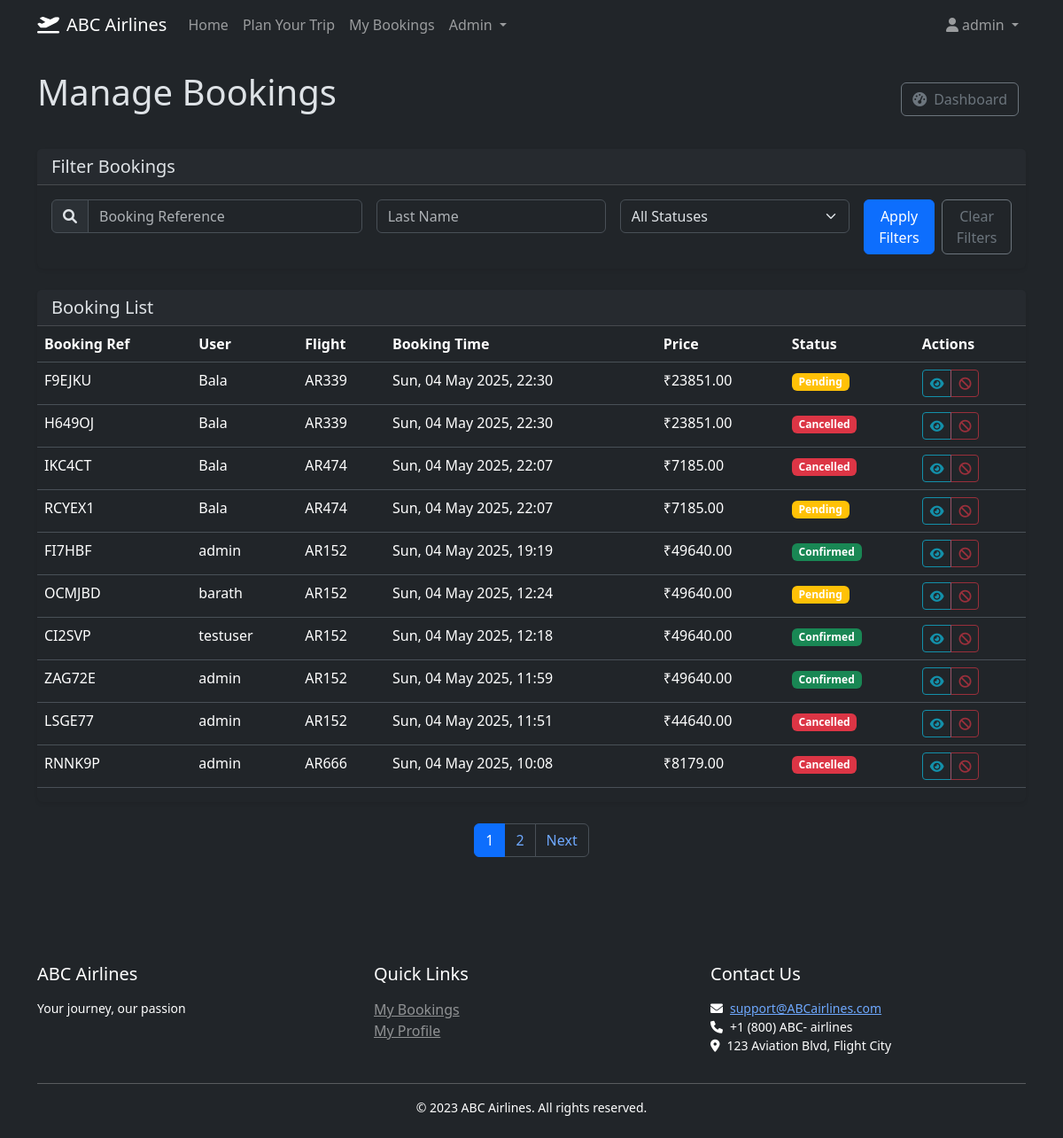
Screenshot of /admin/bookings (signed in) with the database file from the repository.
### models.py (models this page shows, shortened)
class User(UserMixin, db.Model):
    __tablename__ = 'users'
    id = db.Column(db.Integer, primary_key=True)
    username = db.Column(db.String(80), unique=True, nullable=False)
    email = db.Column(db.String(120), unique=True, nullable=False)
    password_hash = db.Column(db.String(128), nullable=False)
    is_admin = db.Column(db.Boolean, default=False)
    frequent_flyer_points = db.Column(db.Integer, default=0)
    created_at = db.Column(db.DateTime, nullable=False, default=datetime.utcnow)  # Add created_at
    bookings = db.relationship('Booking', backref='user', lazy=True)

class Booking(db.Model):
    __tablename__ = 'bookings'
    id = db.Column(db.Integer, primary_key=True)
    user_id = db.Column(db.Integer, db.ForeignKey('users.id'), nullable=False)
    flight_id = db.Column(db.Integer, db.ForeignKey('flights.id'), nullable=False)
    booking_time = db.Column(db.DateTime, nullable=False)
    status = db.Column(db.String(20), nullable=False)
    price_paid = db.Column(db.Float, nullable=False)
    booking_reference = db.Column(db.String(6), unique=True, nullable=False)
    payment_id = db.Column(db.String(100))
    passengers = db.relationship('Passenger', backref='booking', lazy=True)
    seat_numbers = db.relationship('Seat', backref='booking', lazy=True)

class Flight(db.Model):
    __tablename__ = 'flights'
    id = db.Column(db.Integer, primary_key=True)
    flight_number = db.Column(db.String(10), nullable=False)
    origin = db.Column(db.String(3), nullable=False)
    destination = db.Column(db.String(3), nullable=False)
    departure_time = db.Column(db.DateTime, nullable=False)
    arrival_time = db.Column(db.DateTime, nullable=False)
    aircraft_type = db.Column(db.String(50), nullable=False)
    seats_total = db.Column(db.Integer, nullable=False)
    seats_available = db.Column(db.Integer, nullable=False)
    price = db.Column(db.Float, nullable=False)
    status = db.Column(db.String(20), nullable=False)
    bookings = db.relationship('Booking', backref='flight', lazy=True)

### routes.py (the view)
@app.route('/admin/bookings', methods=['GET'])
@login_required
def admin_bookings():
    if not current_user.is_admin:
        flash('Access denied', 'danger')
        return redirect(url_for('index'))
    search = request.args.get('search', '')
    status = request.args.get('status', '')
    page = request.args.get('page', 1, type=int)
    per_page = 10
    form = BookingSearchForm()  # Instantiate the form
    query = Booking.query
    if search:
        query = query.filter(Booking.booking_reference.ilike(f'%{search}%'))
    if status:
        query = query.filter_by(status=status)
    query = query.order_by(Booking.booking_time.desc())
    pagination = query.paginate(page=page, per_page=per_page, error_out=False)
    bookings = pagination.items
    app.logger.debug(f"Retrieved {len(bookings)} bookings (total: {pagination.total})")
    return render_template(
        'admin/bookings.html',
        bookings=bookings,
        pagination=pagination,
        search=search,
        status=status,
        get_user_by_id=get_user_by_id,
        get_flight_by_id=get_flight_by_id,
        format_datetime=format_datetime,
        form=form  # Pass the form
    )

### forms.py
class BookingSearchForm(FlaskForm):
    booking_reference = StringField('Booking Reference', validators=[DataRequired(), Length(min=6, max=6)])
    last_name = StringField('Last Name', validators=[DataRequired()])
    submit = SubmitField('Search')

### app.py (called while the page is built)
@login_manager.user_loader
def load_user(user_id):
    from models import User
    return User.query.get(int(user_id))

### data.py (called while the page is built)
def get_flight_by_id(flight_id):
    return Flight.query.get(flight_id)

def get_user_by_id(user_id):
    return User.query.get(user_id)

### routes.py (called while the page is built)
@app.context_processor
def utility_processor():
    return {
        'format_datetime': format_datetime,
        'format_date': format_date,
        'format_time': format_time,
        'format_price': format_price
    }

### utils.py (called while the page is built)
def format_datetime(dt):
    if not dt:
        return ""
    return dt.strftime("%a, %d %b %Y, %H:%M")

def format_price(price):
    if price is not None:
        return f"\u20B9{price:.2f}"
    return "Not available"

### templates/admin/bookings.html (shortened to what this page needs)
{% extends "base.html" %}
{% block content %}
<div class="mb-4">
    <div class="d-flex justify-content-between align-items-center mb-4">
        <h1>Manage Bookings</h1>
        <div>
            <a href="{{ url_for('admin_dashboard') }}" class="btn btn-outline-secondary me-2">
                <i class="fas fa-tachometer-alt me-2"></i>Dashboard
            </a>
        </div>
    </div>
    <div class="card mb-4">
        <div class="card-header">
            <h5 class="card-title mb-0">Filter Bookings</h5>
        </div>
        <div class="card-body">
            <form action="{{ url_for('admin_bookings') }}" method="get" class="row g-3">
                <div class="col-md-4">
                    <div class="input-group">
                        <span class="input-group-text"><i class="fas fa-search"></i></span>
                        {{ form.booking_reference(class="form-control", placeholder="Booking Reference") }}
                    </div>
                </div>
                <div class="col-md-3">
                    {{ form.last_name(class="form-control", placeholder="Last Name") }}
                </div>
                <div class="col-md-3">
                    <select name="status" class="form-select">
                        <option value="">All Statuses</option>
                    </select>
                </div>
                <div class="col-md-2 d-flex">
                    <button type="submit" class="btn btn-primary me-2">Apply Filters</button>
                    <a href="{{ url_for('admin_bookings') }}" class="btn btn-outline-secondary">Clear Filters</a>
                </div>
            </form>
        </div>
    </div>
    <div class="card">
        <div class="card-header">
            <h5 class="mb-0">Booking List</h5>
        </div>
        <div class="table-responsive">
            <table class="table table-hover">
                <thead>
                    <tr>
                        <th>Booking Ref</th>
                        <th>User</th>
                        <th>Flight</th>
                        <th>Booking Time</th>
                        <th>Price</th>
                        <th>Status</th>
                        <th>Actions</th>
                    </tr>
                </thead>
                <tbody>
                    {% for booking in bookings %}
                    <tr>
                        <td>{{ booking.booking_reference }}</td>
                        <td>
                            {% set user = get_user_by_id(booking.user_id) %}
                            {{ user.username if user else 'Unknown' }}
                        </td>
                        <td>
                            {% set flight = get_flight_by_id(booking.flight_id) %}
                            {{ flight.flight_number if flight else 'Unknown' }}
                        </td>
                        <td>{{ format_datetime(booking.booking_time) }}</td>
                        <td>{{ format_price(booking.price_paid) }}</td>
                        <td>
                            <span class="badge {{ 'bg-success' if booking.status == 'Confirmed' else 'bg-warning' if booking.status == 'Pending' else 'bg-danger' if booking.status == 'Cancelled' else 'bg-secondary' }}">
                                {{ booking.status }}
                            </span>
                        </td>
                        <td>
                            <div class="btn-group btn-group-sm">
                                <button type="button" class="btn btn-outline-info" title="View Details" disabled>
                                    <i class="fas fa-eye"></i>
                                </button>
                                <button type="button" class="btn btn-outline-danger" title="Cancel Booking" disabled>
                                    <i class="fas fa-ban"></i>
                                </button>
                            </div>
                        </td>
                    </tr>
                    {% endfor %}
                </tbody>
            </table>
        </div>
    </div>
    {% if pagination %}
    <nav aria-label="Page navigation">
        <ul class="pagination justify-content-center mt-4">
            {% for page in pagination.iter_pages() %}
            {% if page %}
            <li class="page-item {% if page == pagination.page %}active{% endif %}">
                <a class="page-link" href="{{ url_for('admin_bookings', page=page, search=search, status=status) }}">{{ page }}</a>
            </li>
            {% else %}
            <li class="page-item disabled"><span class="page-link">...</span></li>
            {% endif %}
            {% endfor %}
            {% if pagination.has_next %}
            <li class="page-item">
                <a class="page-link" href="{{ url_for('admin_bookings', page=pagination.next_num, search=search, status=status) }}">Next</a>
            </li>
            {% endif %}
        </ul>
    </nav>
    {% endif %}
</div>
{% endblock %}

### templates/base.html (shortened to what this page needs)
<!DOCTYPE html>
<html lang="en" data-bs-theme="dark">
<head>
    <link rel="stylesheet" href="https://cdn.jsdelivr.net/npm/bootstrap@5.3.3/dist/css/bootstrap.min.css">
    <link rel="stylesheet" href="https://cdnjs.cloudflare.com/ajax/libs/font-awesome/6.0.0/css/all.min.css">
    <link rel="stylesheet" href="{{ url_for('static', filename='css/custom.css') }}">
</head>
<body>
    <nav class="navbar navbar-expand-lg navbar-dark bg-dark mb-4">
        <div class="container">
            <a class="navbar-brand" href="{{ url_for('index') }}">
                <i class="fas fa-plane-departure me-2"></i>ABC Airlines
            </a>
            <div class="collapse navbar-collapse" id="navbarNav">
                <ul class="navbar-nav me-auto">
                    <li class="nav-item">
                        <a class="nav-link" href="{{ url_for('index') }}">Home</a>
                    </li>
                    <li class="nav-item">
                        <button class="btn btn-link nav-link" data-bs-toggle="modal" data-bs-target="#travelModal">Plan Your Trip</button>
                    </li>
                    {% if current_user.is_authenticated %}
                    <li class="nav-item">
                        <a class="nav-link" href="{{ url_for('my_bookings') }}">My Bookings</a>
                    </li>
                    {% endif %}
                    {% if current_user.is_authenticated and current_user.is_admin %}
                    <li class="nav-item dropdown">
                        <a class="nav-link dropdown-toggle" href="#" id="adminDropdown" role="button" data-bs-toggle="dropdown">
                            Admin
                        </a>
                    </li>
                    {% endif %}
                </ul>
                <ul class="navbar-nav">
                    {% if current_user.is_authenticated %}
                    <li class="nav-item dropdown">
                        <a class="nav-link dropdown-toggle" href="#" id="userDropdown" role="button" data-bs-toggle="dropdown">
                            <i class="fas fa-user me-1"></i>{{ current_user.username }}
                        </a>
                    </li>
                    {% endif %}
                </ul>
            </div>
        </div>
    </nav>
    <main class="container pb-4">
        {% block content %}{% endblock %}
    </main>
    <footer class="bg-dark text-white mt-5 py-4">
        <div class="container">
            <div class="row">
                <div class="col-md-4">
                    <h5>ABC Airlines</h5>
                    <p class="small">Your journey, our passion</p>
                </div>
                <div class="col-md-4">
                    <h5>Quick Links</h5>
                    <ul class="list-unstyled">
                        {% if current_user.is_authenticated %}
                        <li><a href="{{ url_for('my_bookings') }}" class="text-white-50">My Bookings</a></li>
                        <li><a href="{{ url_for('profile') }}" class="text-white-50">My Profile</a></li>
                        {% else %}
                        <li><a href="{{ url_for('login') }}" class="text-white-50">Login</a></li>
                        <li><a href="{{ url_for('register') }}" class="text-white-50">Register</a></li>
                        {% endif %}
                    </ul>
                </div>
                <div class="col-md-4">
                    <h5>Contact Us</h5>
                    <p class="small">
                        <i class="fas fa-envelope me-2"></i><a href="mailto:support@ABCairlines.com">support@ABCairlines.com</a><br>
                        <i class="fas fa-phone me-2"></i>+1 (800) ABC- airlines<br>
                        <i class="fas fa-map-marker-alt me-2"></i>123 Aviation Blvd, Flight City
                    </p>
                </div>
            </div>
            <hr class="my-3">
            <div class="text-center">
                <p class="small mb-0">&copy; 2023 ABC Airlines. All rights reserved.</p>
            </div>
        </div>
    </footer>
</body>
</html>

### static/css/custom.css (style rules this page uses)
body { min-height: 100vh; display: flex; flex-direction: column; }
main.container { flex: 1; }
h1, h2, h3, h4, h5, h6 { margin-bottom: 1rem; }
.card { margin-bottom: 1.5rem; border: none; box-shadow: 0 0.125rem 0.25rem rgba(0, 0, 0, 0.075); }
.card-header { font-weight: 500; }

### rows the page displays
User: username "admin"
Booking: booking_reference "F9EJKU", booking_time "Sun, 04 May 2025, 22:30", price_paid "₹23851.00", status "Pending"
User: username "Bala"
Flight: flight_number "AR339"
Booking: booking_reference "H649OJ", booking_time "Sun, 04 May 2025, 22:30", price_paid "₹23851.00", status "Cancelled"
Booking: booking_reference "IKC4CT", booking_time "Sun, 04 May 2025, 22:07", price_paid "₹7185.00", status "Cancelled"
Flight: flight_number "AR474"
Booking: booking_reference "RCYEX1", booking_time "Sun, 04 May 2025, 22:07", price_paid "₹7185.00", status "Pending"
Booking: booking_reference "FI7HBF", booking_time "Sun, 04 May 2025, 19:19", price_paid "₹49640.00", status "Confirmed"
Flight: flight_number "AR152"
Booking: booking_reference "OCMJBD", booking_time "Sun, 04 May 2025, 12:24", price_paid "₹49640.00", status "Pending"
User: username "barath"
Booking: booking_reference "CI2SVP", booking_time "Sun, 04 May 2025, 12:18", price_paid "₹49640.00", status "Confirmed"
User: username "testuser"
Booking: booking_reference "ZAG72E", booking_time "Sun, 04 May 2025, 11:59", price_paid "₹49640.00", status "Confirmed"
Booking: booking_reference "LSGE77", booking_time "Sun, 04 May 2025, 11:51", price_paid "₹44640.00", status "Cancelled"
Booking: booking_reference "RNNK9P", booking_time "Sun, 04 May 2025, 10:08", price_paid "₹8179.00", status "Cancelled"
Flight: flight_number "AR666"

### other values shown
{{ page }} "1" "2"
